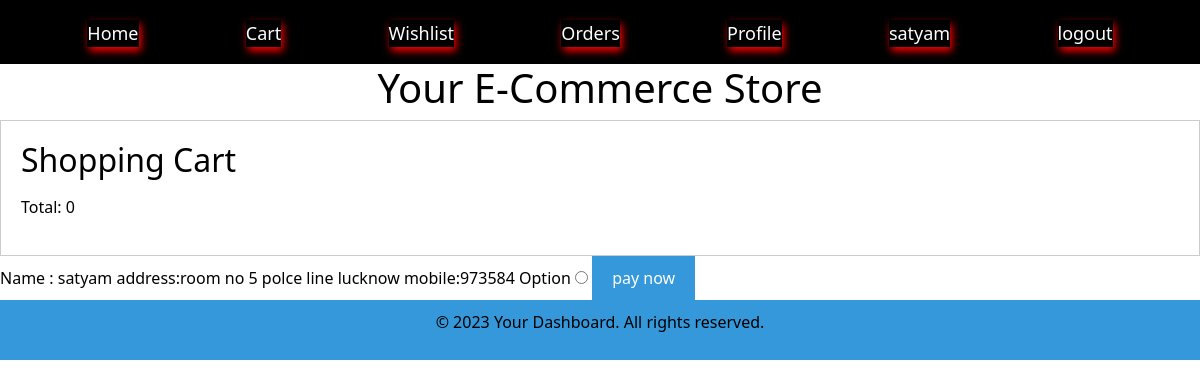
The app's page /showCart (signed in) with its own data.
### ecom/models.py (models this page shows, shortened)
class Customer(models.Model):
    user=models.ForeignKey(User,on_delete=models.CASCADE)
    name=models.CharField(max_length=300,default='')
    locality=models.CharField(max_length=300,default='')
    city=models.CharField(max_length=100,default='')
    mobile=models.IntegerField(default=0,)
    state=models.CharField(choices=states,max_length=100,default='')

### ecom/views.py (the view)
# urls.py: path('showCart',views.showCart,name='showCart'),
@login_required
def showCart(request):
    user=request.user
    carts=Cart.objects.filter(user=user)
    total=0
    for p in carts:
        total+=p.item.sell_price*p.quantity
    cust=Customer.objects.filter(user=user)
    return render(request,'cart.html',{'carts':carts,'total':total,'cust':cust})

### templates/cart.html (shortened to what this page needs)
{% extends "base.html" %}
{%load static%}
{%block content%}
    <h1>Your E-Commerce Store</h1>
    <div class="cart">
        <h2>Shopping Cart</h2>
        <p>Total: <span id="cart-total">{{total}}</span></p>
    </div>
<form action='checkout' method='get'>
    {%for cus in cust%}
    <div>
    Name : {{cus.name}}
    address:{{cus.locality}}
    mobile:{{cus.mobile}}
    <label for="cus_id{{cus.id}}">Option </label>
    <input type="radio" id="cus_id{{cus.id}}" name="cus_id" value={{cus.id}} >
{%endfor%}
<button type='submit'>pay now</button>
    </form>
    {%endblock%}

### templates/base.html (shortened to what this page needs)
{% load static %}
<!DOCTYPE html>
<html>
<head>
    <link rel="stylesheet" type="text/css" href="{% static 'css/styles.css' %}">
    <link href="https://cdn.jsdelivr.net/npm/bootstrap@5.1.3/dist/css/bootstrap.min.css" rel="stylesheet">
</head>
<body>
    {% block navbar %}
    <header>
        <nav>
            <ul>
                <li class="box-shadow"><a href="/dashboard">Home</a></li>
                <li class="box-shadow"><a href="/showCart">Cart</a></li>
                <li class="box-shadow"><a href="/wishlist">Wishlist</a></li>
                <li class="box-shadow"><a href="/order">Orders</a></li>
                <li class="box-shadow"><a href="/profile">Profile</a></li>
                {%if request.user is not none%}
                <li class="box-shadow"><a href="/profile">{{request.user}}</a></li>
                <li class="box-shadow"><a href="/logout">logout</a></li>
               {% else %}
               <li class="box-shadow"><a href="/profile">login||sign up</a></li>
               {%endif%}
            </ul>
        </nav>
    </header>
    {% endblock %}
    <main style="height:100%">
        {% block content %}{% endblock %}
    </main>
    {% block footer %}
    <footer>
        <p>&copy; 2023 Your Dashboard. All rights reserved.</p>
    </footer>
    {% endblock %}
</body>
</html>

### static/css/styles.css (style rules this page uses)
header { background-color: #3498db; padding: 10px 0; }
nav ul { list-style: none; margin: 0; padding: 0; text-align: center; }
nav ul li { display: inline; margin: 0 20px; }
nav a { color: white; text-decoration: none; }
footer { background-color: #3498db; color: white; text-align: center; padding: 10px 0; }
body { font-family: Arial, sans-serif; margin: 0; padding: 0; }
h1 { text-align: center; }
.cart { border: 1px solid #ccc; padding: 20px; position: relative; top: 0; right: 0; background-color: #fff; }
header { background-color: #333; color: #fff; padding: 10px 0; text-align: center; }
* { color: black; }
button { background-color: #3498db; color: #fff; border: none; padding: 10px 20px; margin-top: 10px; cursor: pointer; }
header { background-color: black; }
body { font-family: Arial, sans-serif; background-color: #f4f4f4; margin: 0; font: bold; padding: 0; }
* { margin: 0; padding: 0; }
header { background-color: black; color:white; height: 8vh; }
nav ul { padding-top: 10px; display: flex; justify-content: space-evenly; background-color: black; }
nav ul li { font-size: large; list-style: none; }
a { text-decoration: none; color:white; }
.box-shadow { box-shadow: 2px 4px 8px red; }

### records on screen
Customer: name "satyam", locality "room no 5 polce line lucknow", mobile "973584"

### other values on screen
{{ request.user }} "satyam"
{{ total }} "0"
